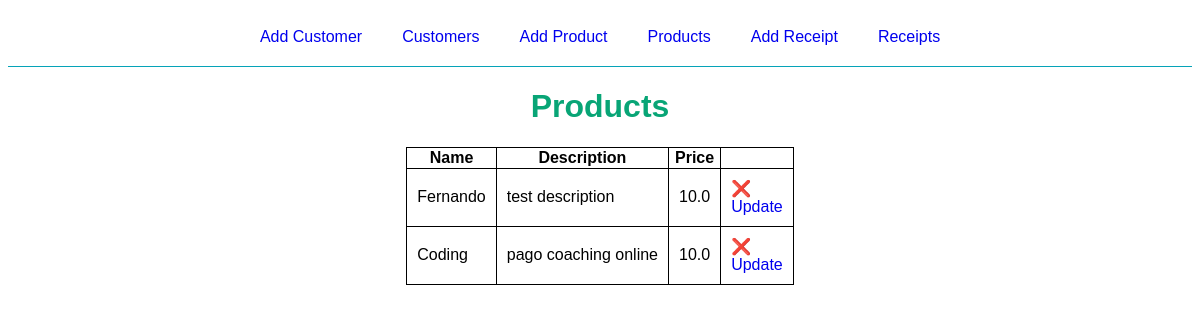
Page /product/products on the committed database.
### flaskr/models/product/__init__.py (models this page shows, shortened)
class Product(db.Model, MyModel):
    id = Column(Integer, primary_key=True)
    name = Column(String(100), nullable=False, unique=True)
    description = Column(Text(1000), nullable=False)
    price = Column(Float, nullable=False, default=0)
    sold_products = db.relationship(
        'SoldProduct',
        backref='product',
        lazy=True,
        cascade='all, delete-orphan'
    )
    def get_all():
        return Product.query.all()

### flaskr/views/product.py (the view)
@bp.route('/products')
def products():
    products = Product.get_all()
    return render_template(
        'product/products.html',
        products=products,
        heads=product_heads
    )

### flaskr/templates/product/products.html (shortened to what this page needs)
{% extends 'base.html' %}
{% block content %}
<div class="title-container">
    <h1 class="title">Products</h1>
</div>
<table class="products">
    <tr>
        <th>Name</th>
        <th>Description</th>
        <th>Price</th>
      </tr>
    {% for product in products %}
    <tr>
        {% for head in heads %}
        <td>
            {{ product[head] }}
        </td>
        {% endfor %}
        <td>
            <a href="{{ url_for('product.delete', product_id=product.id) }}">❌</a>
            <br>
            <a href="{{ url_for('product.update', product_id=product.id) }}">Update</a>
        </td>
    </tr>
    {% endfor %}
</table>
{% endblock %}

### flaskr/static/style.css (style rules this page uses)
* { font-family: Verdana, Geneva, Tahoma, sans-serif; }
.title { font-family: Verdana, Geneva, Tahoma, sans-serif; color: rgb(8, 165, 118) }
.title-container, .add, .update { display: flex; justify-content: center; flex-direction: column; align-items: center; }
.customers, .products { display: grid; justify-content: center; border-collapse: collapse; }
td { border: 1px solid black; border-collapse: collapse; padding: 10px; }
a { text-decoration: none; }
.products-receipt, td, th , tr { border: 1px solid black; border-collapse: collapse; }

### rows in the picture
Product: name "Fernando" "test description" "10.0"
Product: name "Coding" "pago coaching online" "10.0"
